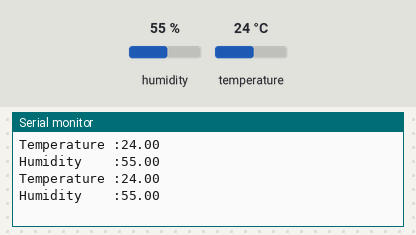
A sketch run on a simulated Arduino Uno, built with avr-gcc and run on an emulated ATmega328P. Shown: the last lines printed to the serial monitor. The test bench sets the inputs (shaded band); at power-on: humidity 55 %, temperature 24 °C.

Above: at 2.8 s.
2.9 s: humidity set to 22 %
At 4.8 s:
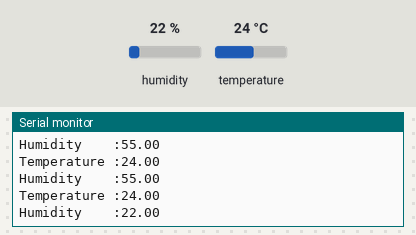
5.6 s: temperature set to 12 °C
At 7.2 s:
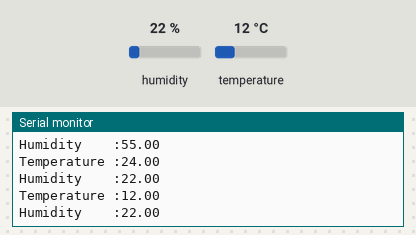
8.3 s: humidity set to 40 %
At 10.8 s:
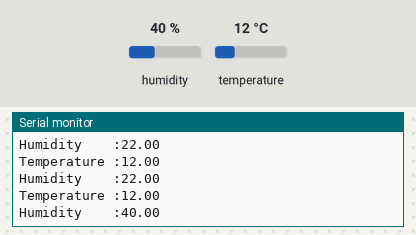
Timing chart, 0 to 12.3 s (numbered marks = the images above; inputs shaded):
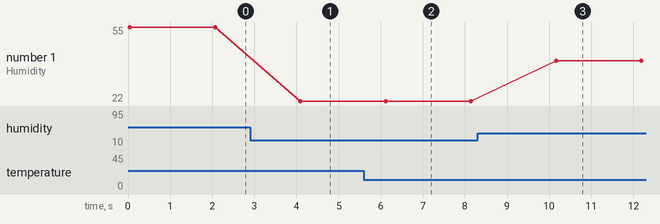

Measured:
- after the input at 2.9 s, the serial monitor: prints a new line after 1.2 s (image 1)
- after the input at 5.6 s, the serial monitor: prints a new line after 0.50 s (image 2)
- after the input at 8.3 s, the serial monitor: prints a new line after 1.9 s (image 3)
- plotted number 1: 55 → 22 after the input at 2.9 s, 22 → 40 after the input at 8.3 s

The sketch:

DHT11.ino
```cpp
#include <DHT.h>
#define dhtpin 13
float temp = NULL;
float hum = NULL;

DHT dht(dhtpin, DHT11);

void setup() {
  // put your setup code here, to run once:
  dht.begin();
  Serial.begin(9600);
}

void loop() {
  // put your main code here, to run repeatedly:
  hum  = dht.readHumidity();
  temp = dht.readTemperature();
  if (isnan(hum) || isnan(temp))
  {
    Serial.println("Failed to read from DHT11 Sensor");
    delay(2000);
  }
  else
  {
    Serial.print("Temperature :");
    Serial.println(temp);
    Serial.print("Humidity    :");
    Serial.println(hum);
    delay(2000);
  }
}
```
